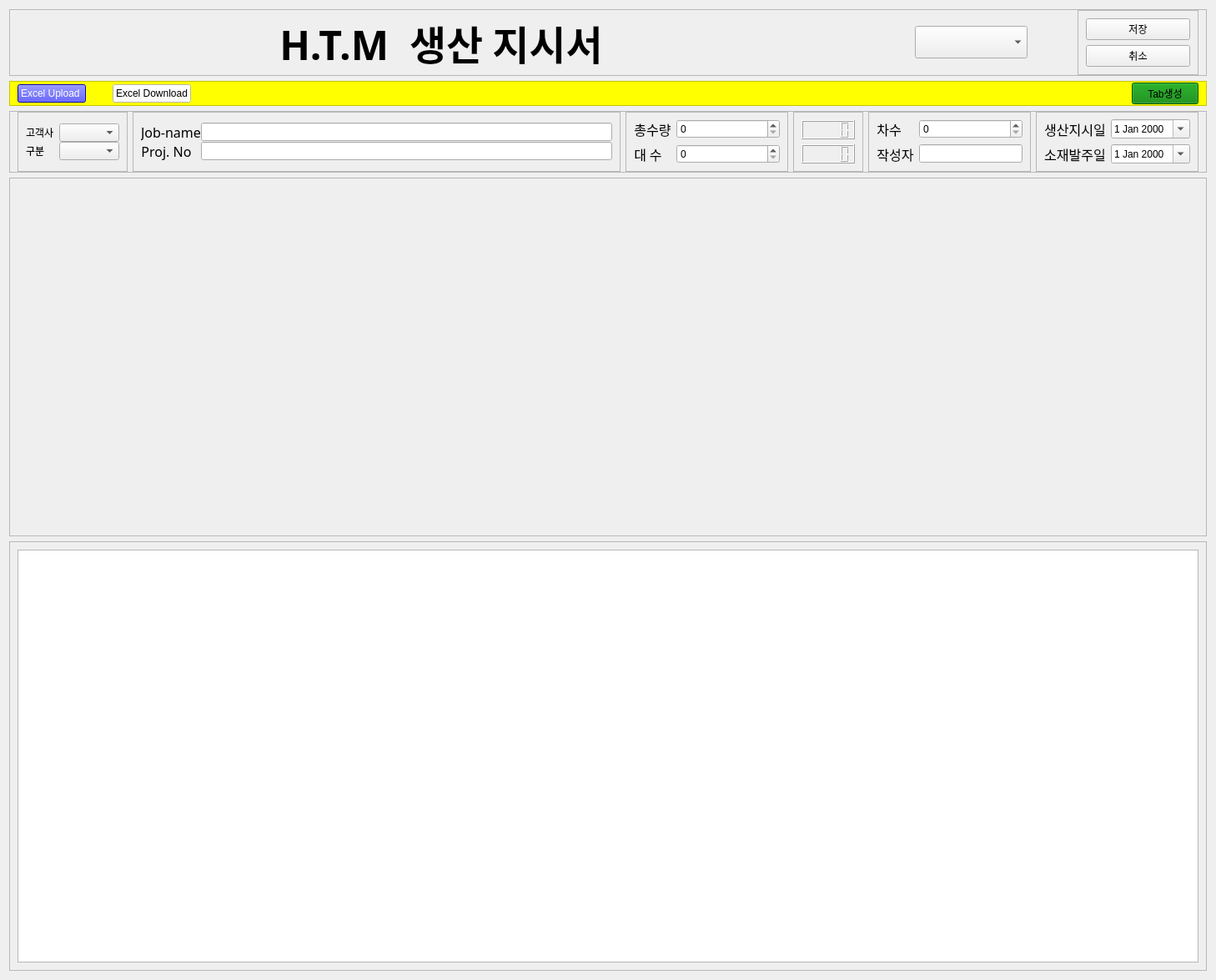
<?xml version="1.0" encoding="UTF-8"?>
<ui version="4.0">
 <class>Form</class>
 <widget class="QWidget" name="Form">
  <property name="geometry">
   <rect>
    <x>0</x>
    <y>0</y>
    <width>1458</width>
    <height>1175</height>
   </rect>
  </property>
  <property name="windowTitle">
   <string>Form</string>
  </property>
  <layout class="QVBoxLayout" name="verticalLayout_2">
   <item>
    <widget class="QFrame" name="frame">
     <property name="frameShape">
      <enum>QFrame::StyledPanel</enum>
     </property>
     <property name="frameShadow">
      <enum>QFrame::Plain</enum>
     </property>
     <layout class="QHBoxLayout" name="horizontalLayout">
      <property name="spacing">
       <number>60</number>
      </property>
      <property name="topMargin">
       <number>0</number>
      </property>
      <property name="bottomMargin">
       <number>0</number>
      </property>
      <item>
       <widget class="QLabel" name="label_2">
        <property name="sizePolicy">
         <sizepolicy hsizetype="Preferred" vsizetype="Preferred">
          <horstretch>7</horstretch>
          <verstretch>0</verstretch>
         </sizepolicy>
        </property>
        <property name="font">
         <font>
          <family>HY견고딕</family>
          <pointsize>36</pointsize>
          <weight>75</weight>
          <bold>true</bold>
         </font>
        </property>
        <property name="frameShape">
         <enum>QFrame::NoFrame</enum>
        </property>
        <property name="frameShadow">
         <enum>QFrame::Raised</enum>
        </property>
        <property name="text">
         <string>H.T.M  생산 지시서</string>
        </property>
        <property name="alignment">
         <set>Qt::AlignCenter</set>
        </property>
       </widget>
      </item>
      <item>
       <widget class="생산형태_Widget" name="combo_eidt_Prod_Div">
        <property name="font">
         <font>
          <pointsize>20</pointsize>
          <weight>75</weight>
          <bold>true</bold>
         </font>
        </property>
       </widget>
      </item>
      <item>
       <widget class="QFrame" name="frame_9">
        <property name="sizePolicy">
         <sizepolicy hsizetype="Preferred" vsizetype="Preferred">
          <horstretch>1</horstretch>
          <verstretch>0</verstretch>
         </sizepolicy>
        </property>
        <property name="frameShape">
         <enum>QFrame::StyledPanel</enum>
        </property>
        <property name="frameShadow">
         <enum>QFrame::Raised</enum>
        </property>
        <layout class="QVBoxLayout" name="verticalLayout_9">
         <item>
          <widget class="QPushButton" name="PB_save">
           <property name="text">
            <string>저장</string>
           </property>
           <property name="autoDefault">
            <bool>false</bool>
           </property>
          </widget>
         </item>
         <item>
          <widget class="QPushButton" name="PB_cancel">
           <property name="text">
            <string>취소</string>
           </property>
           <property name="autoDefault">
            <bool>false</bool>
           </property>
          </widget>
         </item>
        </layout>
       </widget>
      </item>
     </layout>
    </widget>
   </item>
   <item>
    <widget class="QFrame" name="frame_admin">
     <property name="styleSheet">
      <string notr="true">background-color:yellow</string>
     </property>
     <property name="frameShape">
      <enum>QFrame::StyledPanel</enum>
     </property>
     <property name="frameShadow">
      <enum>QFrame::Raised</enum>
     </property>
     <layout class="QHBoxLayout" name="horizontalLayout_4">
      <property name="spacing">
       <number>32</number>
      </property>
      <property name="topMargin">
       <number>1</number>
      </property>
      <property name="bottomMargin">
       <number>1</number>
      </property>
      <item>
       <widget class="QPushButton" name="PB_Upload_Excel">
        <property name="toolTip">
         <string>기존 작성된 작업지침서 excel file을  upload합니다</string>
        </property>
        <property name="styleSheet">
         <string notr="true">background-color:blue;color:white</string>
        </property>
        <property name="text">
         <string>Excel Upload </string>
        </property>
       </widget>
      </item>
      <item>
       <widget class="QPushButton" name="PB_Download_Excel">
        <property name="toolTip">
         <string>excel 로 download합니다.</string>
        </property>
        <property name="styleSheet">
         <string notr="true">background-color:white</string>
        </property>
        <property name="text">
         <string>Excel Download</string>
        </property>
       </widget>
      </item>
      <item>
       <spacer name="horizontalSpacer_3">
        <property name="orientation">
         <enum>Qt::Horizontal</enum>
        </property>
        <property name="sizeHint" stdset="0">
         <size>
          <width>40</width>
          <height>20</height>
         </size>
        </property>
       </spacer>
      </item>
      <item>
       <widget class="QPushButton" name="PB_CreateTab">
        <property name="styleSheet">
         <string notr="true">background-color:green</string>
        </property>
        <property name="text">
         <string>Tab생성</string>
        </property>
       </widget>
      </item>
     </layout>
    </widget>
   </item>
   <item>
    <widget class="QFrame" name="frame_2">
     <property name="sizePolicy">
      <sizepolicy hsizetype="Preferred" vsizetype="Preferred">
       <horstretch>0</horstretch>
       <verstretch>0</verstretch>
      </sizepolicy>
     </property>
     <property name="frameShape">
      <enum>QFrame::StyledPanel</enum>
     </property>
     <property name="frameShadow">
      <enum>QFrame::Raised</enum>
     </property>
     <layout class="QHBoxLayout" name="horizontalLayout_2">
      <property name="topMargin">
       <number>0</number>
      </property>
      <property name="bottomMargin">
       <number>0</number>
      </property>
      <item>
       <widget class="QFrame" name="frame_28">
        <property name="frameShape">
         <enum>QFrame::StyledPanel</enum>
        </property>
        <property name="frameShadow">
         <enum>QFrame::Raised</enum>
        </property>
        <layout class="QVBoxLayout" name="verticalLayout_19">
         <property name="topMargin">
          <number>0</number>
         </property>
         <property name="bottomMargin">
          <number>0</number>
         </property>
         <item>
          <layout class="QFormLayout" name="formLayout_10">
           <property name="formAlignment">
            <set>Qt::AlignLeading|Qt::AlignLeft|Qt::AlignVCenter</set>
           </property>
           <property name="verticalSpacing">
            <number>0</number>
           </property>
           <item row="0" column="0">
            <widget class="QLabel" name="label">
             <property name="text">
              <string>고객사</string>
             </property>
            </widget>
           </item>
           <item row="0" column="1">
            <widget class="고객사_Widget" name="combo_edit_Gogaek"/>
           </item>
           <item row="1" column="0">
            <widget class="QLabel" name="label_21">
             <property name="text">
              <string>구분</string>
             </property>
            </widget>
           </item>
           <item row="1" column="1">
            <widget class="구분_Widget" name="combo_edit_Gubun"/>
           </item>
          </layout>
         </item>
        </layout>
       </widget>
      </item>
      <item>
       <widget class="QFrame" name="frame_5">
        <property name="sizePolicy">
         <sizepolicy hsizetype="Preferred" vsizetype="Preferred">
          <horstretch>3</horstretch>
          <verstretch>0</verstretch>
         </sizepolicy>
        </property>
        <property name="frameShape">
         <enum>QFrame::StyledPanel</enum>
        </property>
        <property name="frameShadow">
         <enum>QFrame::Raised</enum>
        </property>
        <layout class="QVBoxLayout" name="verticalLayout_5">
         <property name="spacing">
          <number>0</number>
         </property>
         <property name="topMargin">
          <number>0</number>
         </property>
         <property name="bottomMargin">
          <number>0</number>
         </property>
         <item>
          <layout class="QFormLayout" name="formLayout_3">
           <property name="formAlignment">
            <set>Qt::AlignLeading|Qt::AlignLeft|Qt::AlignVCenter</set>
           </property>
           <item row="0" column="0">
            <widget class="QLabel" name="label_5">
             <property name="sizePolicy">
              <sizepolicy hsizetype="Preferred" vsizetype="Preferred">
               <horstretch>1</horstretch>
               <verstretch>0</verstretch>
              </sizepolicy>
             </property>
             <property name="font">
              <font>
               <family>HY견고딕</family>
               <pointsize>12</pointsize>
              </font>
             </property>
             <property name="text">
              <string>Job-name</string>
             </property>
             <property name="alignment">
              <set>Qt::AlignCenter</set>
             </property>
            </widget>
           </item>
           <item row="0" column="1">
            <widget class="QLineEdit" name="lineEdit_Job_name">
             <property name="sizePolicy">
              <sizepolicy hsizetype="Expanding" vsizetype="Fixed">
               <horstretch>2</horstretch>
               <verstretch>0</verstretch>
              </sizepolicy>
             </property>
            </widget>
           </item>
           <item row="1" column="0">
            <widget class="QLabel" name="label_8">
             <property name="sizePolicy">
              <sizepolicy hsizetype="Preferred" vsizetype="Preferred">
               <horstretch>1</horstretch>
               <verstretch>0</verstretch>
              </sizepolicy>
             </property>
             <property name="font">
              <font>
               <family>HY견고딕</family>
               <pointsize>12</pointsize>
              </font>
             </property>
             <property name="text">
              <string>Proj. No</string>
             </property>
             <property name="alignment">
              <set>Qt::AlignCenter</set>
             </property>
            </widget>
           </item>
           <item row="1" column="1">
            <widget class="QLineEdit" name="lineEdit_Proj_No">
             <property name="sizePolicy">
              <sizepolicy hsizetype="Expanding" vsizetype="Fixed">
               <horstretch>2</horstretch>
               <verstretch>0</verstretch>
              </sizepolicy>
             </property>
            </widget>
           </item>
          </layout>
         </item>
        </layout>
       </widget>
      </item>
      <item>
       <widget class="QFrame" name="frame_6">
        <property name="sizePolicy">
         <sizepolicy hsizetype="Preferred" vsizetype="Preferred">
          <horstretch>1</horstretch>
          <verstretch>0</verstretch>
         </sizepolicy>
        </property>
        <property name="frameShape">
         <enum>QFrame::StyledPanel</enum>
        </property>
        <property name="frameShadow">
         <enum>QFrame::Raised</enum>
        </property>
        <layout class="QVBoxLayout" name="verticalLayout_6">
         <property name="topMargin">
          <number>0</number>
         </property>
         <property name="bottomMargin">
          <number>0</number>
         </property>
         <item>
          <layout class="QFormLayout" name="formLayout_2">
           <property name="formAlignment">
            <set>Qt::AlignLeading|Qt::AlignLeft|Qt::AlignVCenter</set>
           </property>
           <item row="1" column="0">
            <widget class="QLabel" name="label_7">
             <property name="sizePolicy">
              <sizepolicy hsizetype="Preferred" vsizetype="Preferred">
               <horstretch>1</horstretch>
               <verstretch>0</verstretch>
              </sizepolicy>
             </property>
             <property name="font">
              <font>
               <family>HY견고딕</family>
               <pointsize>12</pointsize>
              </font>
             </property>
             <property name="text">
              <string>총수량</string>
             </property>
             <property name="alignment">
              <set>Qt::AlignCenter</set>
             </property>
            </widget>
           </item>
           <item row="2" column="1">
            <widget class="QSpinBox" name="spinBox_Daesu">
             <property name="maximum">
              <number>10000</number>
             </property>
            </widget>
           </item>
           <item row="2" column="0">
            <widget class="QLabel" name="label_6">
             <property name="sizePolicy">
              <sizepolicy hsizetype="Preferred" vsizetype="Preferred">
               <horstretch>1</horstretch>
               <verstretch>0</verstretch>
              </sizepolicy>
             </property>
             <property name="font">
              <font>
               <family>HY견고딕</family>
               <pointsize>12</pointsize>
              </font>
             </property>
             <property name="text">
              <string>대 수</string>
             </property>
             <property name="alignment">
              <set>Qt::AlignCenter</set>
             </property>
            </widget>
           </item>
           <item row="1" column="1">
            <widget class="QSpinBox" name="spinBox_chongsurang">
             <property name="maximum">
              <number>10000</number>
             </property>
            </widget>
           </item>
          </layout>
         </item>
        </layout>
       </widget>
      </item>
      <item>
       <widget class="QFrame" name="frame_29">
        <property name="frameShape">
         <enum>QFrame::StyledPanel</enum>
        </property>
        <property name="frameShadow">
         <enum>QFrame::Raised</enum>
        </property>
        <layout class="QVBoxLayout" name="verticalLayout_23">
         <item>
          <widget class="QLCDNumber" name="lcd_Total_Hogi">
           <property name="font">
            <font>
             <pointsize>16</pointsize>
             <weight>75</weight>
             <bold>true</bold>
            </font>
           </property>
           <property name="toolTip">
            <string>호기별 총합계입니다</string>
           </property>
          </widget>
         </item>
         <item>
          <widget class="QLCDNumber" name="lcd_Total_HTM">
           <property name="font">
            <font>
             <pointsize>16</pointsize>
             <weight>75</weight>
             <bold>true</bold>
            </font>
           </property>
           <property name="toolTip">
            <string>JAMB 제외된 HTM수량입니다</string>
           </property>
          </widget>
         </item>
        </layout>
       </widget>
      </item>
      <item>
       <widget class="QFrame" name="frame_8">
        <property name="sizePolicy">
         <sizepolicy hsizetype="Preferred" vsizetype="Preferred">
          <horstretch>1</horstretch>
          <verstretch>0</verstretch>
         </sizepolicy>
        </property>
        <property name="frameShape">
         <enum>QFrame::StyledPanel</enum>
        </property>
        <property name="frameShadow">
         <enum>QFrame::Raised</enum>
        </property>
        <layout class="QVBoxLayout" name="verticalLayout_8">
         <property name="topMargin">
          <number>0</number>
         </property>
         <property name="bottomMargin">
          <number>0</number>
         </property>
         <item>
          <layout class="QFormLayout" name="formLayout">
           <property name="formAlignment">
            <set>Qt::AlignLeading|Qt::AlignLeft|Qt::AlignVCenter</set>
           </property>
           <item row="0" column="0">
            <widget class="QLabel" name="label_3">
             <property name="sizePolicy">
              <sizepolicy hsizetype="Preferred" vsizetype="Preferred">
               <horstretch>1</horstretch>
               <verstretch>0</verstretch>
              </sizepolicy>
             </property>
             <property name="font">
              <font>
               <family>HY견고딕</family>
               <pointsize>12</pointsize>
              </font>
             </property>
             <property name="text">
              <string>차수</string>
             </property>
             <property name="alignment">
              <set>Qt::AlignCenter</set>
             </property>
            </widget>
           </item>
           <item row="1" column="0">
            <widget class="QLabel" name="label_4">
             <property name="sizePolicy">
              <sizepolicy hsizetype="Preferred" vsizetype="Preferred">
               <horstretch>1</horstretch>
               <verstretch>0</verstretch>
              </sizepolicy>
             </property>
             <property name="font">
              <font>
               <family>HY견고딕</family>
               <pointsize>12</pointsize>
              </font>
             </property>
             <property name="text">
              <string>작성자</string>
             </property>
             <property name="alignment">
              <set>Qt::AlignCenter</set>
             </property>
            </widget>
           </item>
           <item row="1" column="1">
            <widget class="QLineEdit" name="lineEdit_Name">
             <property name="enabled">
              <bool>true</bool>
             </property>
             <property name="sizePolicy">
              <sizepolicy hsizetype="Expanding" vsizetype="Fixed">
               <horstretch>1</horstretch>
               <verstretch>0</verstretch>
              </sizepolicy>
             </property>
             <property name="readOnly">
              <bool>true</bool>
             </property>
            </widget>
           </item>
           <item row="0" column="1">
            <widget class="My_SpinBox_start1" name="spinBox_Chasu"/>
           </item>
          </layout>
         </item>
        </layout>
       </widget>
      </item>
      <item>
       <widget class="QFrame" name="frame_7">
        <property name="sizePolicy">
         <sizepolicy hsizetype="Preferred" vsizetype="Preferred">
          <horstretch>1</horstretch>
          <verstretch>0</verstretch>
         </sizepolicy>
        </property>
        <property name="frameShape">
         <enum>QFrame::StyledPanel</enum>
        </property>
        <property name="frameShadow">
         <enum>QFrame::Raised</enum>
        </property>
        <layout class="QVBoxLayout" name="verticalLayout_7">
         <property name="topMargin">
          <number>0</number>
         </property>
         <property name="bottomMargin">
          <number>0</number>
         </property>
         <item>
          <layout class="QFormLayout" name="formLayout_4">
           <property name="formAlignment">
            <set>Qt::AlignLeading|Qt::AlignLeft|Qt::AlignVCenter</set>
           </property>
           <item row="0" column="1">
            <widget class="My_DateEdit" name="dateEdit_Produce">
             <property name="sizePolicy">
              <sizepolicy hsizetype="Minimum" vsizetype="Fixed">
               <horstretch>1</horstretch>
               <verstretch>0</verstretch>
              </sizepolicy>
             </property>
             <property name="calendarPopup">
              <bool>true</bool>
             </property>
            </widget>
           </item>
           <item row="1" column="0">
            <widget class="QLabel" name="label_10">
             <property name="sizePolicy">
              <sizepolicy hsizetype="Preferred" vsizetype="Preferred">
               <horstretch>1</horstretch>
               <verstretch>0</verstretch>
              </sizepolicy>
             </property>
             <property name="font">
              <font>
               <family>HY견고딕</family>
               <pointsize>12</pointsize>
              </font>
             </property>
             <property name="text">
              <string>소재발주일</string>
             </property>
             <property name="alignment">
              <set>Qt::AlignCenter</set>
             </property>
            </widget>
           </item>
           <item row="1" column="1">
            <widget class="My_DateEdit" name="dateEdit_Order">
             <property name="sizePolicy">
              <sizepolicy hsizetype="Minimum" vsizetype="Fixed">
               <horstretch>1</horstretch>
               <verstretch>0</verstretch>
              </sizepolicy>
             </property>
             <property name="calendarPopup">
              <bool>true</bool>
             </property>
            </widget>
           </item>
           <item row="0" column="0">
            <widget class="QLabel" name="label_9">
             <property name="sizePolicy">
              <sizepolicy hsizetype="Preferred" vsizetype="Preferred">
               <horstretch>1</horstretch>
               <verstretch>0</verstretch>
              </sizepolicy>
             </property>
             <property name="font">
              <font>
               <family>HY견고딕</family>
               <pointsize>12</pointsize>
              </font>
             </property>
             <property name="text">
              <string>생산지시일</string>
             </property>
             <property name="alignment">
              <set>Qt::AlignCenter</set>
             </property>
            </widget>
           </item>
          </layout>
         </item>
        </layout>
       </widget>
      </item>
     </layout>
    </widget>
   </item>
   <item>
    <widget class="QFrame" name="frame_3">
     <property name="sizePolicy">
      <sizepolicy hsizetype="Preferred" vsizetype="Preferred">
       <horstretch>0</horstretch>
       <verstretch>5</verstretch>
      </sizepolicy>
     </property>
     <property name="frameShape">
      <enum>QFrame::StyledPanel</enum>
     </property>
     <property name="frameShadow">
      <enum>QFrame::Raised</enum>
     </property>
     <layout class="QVBoxLayout" name="verticalLayout">
      <item>
       <widget class="Wid_Table_도면정보_OTIS" name="tableView_Domyun" native="true"/>
      </item>
     </layout>
    </widget>
   </item>
   <item>
    <widget class="QFrame" name="frame_4">
     <property name="sizePolicy">
      <sizepolicy hsizetype="Preferred" vsizetype="Preferred">
       <horstretch>0</horstretch>
       <verstretch>6</verstretch>
      </sizepolicy>
     </property>
     <property name="frameShape">
      <enum>QFrame::StyledPanel</enum>
     </property>
     <property name="frameShadow">
      <enum>QFrame::Raised</enum>
     </property>
     <layout class="QVBoxLayout" name="verticalLayout_3">
      <item>
       <widget class="Wid_Table_HTM" name="tableView_HTM"/>
      </item>
     </layout>
    </widget>
   </item>
  </layout>
 </widget>
 <customwidgets>
  <customwidget>
   <class>고객사_Widget</class>
   <extends>QComboBox</extends>
   <header location="global">modules.PyQt.component.combo_lineedit</header>
  </customwidget>
  <customwidget>
   <class>구분_Widget</class>
   <extends>QComboBox</extends>
   <header location="global">modules.PyQt.component.combo_lineedit</header>
  </customwidget>
  <customwidget>
   <class>생산형태_Widget</class>
   <extends>QComboBox</extends>
   <header location="global">modules.PyQt.component.combo_lineedit</header>
  </customwidget>
  <customwidget>
   <class>My_DateEdit</class>
   <extends>QDateEdit</extends>
   <header location="global">modules.PyQt.component.my_dateedit</header>
  </customwidget>
  <customwidget>
   <class>Wid_Table_HTM</class>
   <extends>QTableView</extends>
   <header>modules.PyQt.Tabs.생산지시.components.tables.생산지시_process</header>
  </customwidget>
  <customwidget>
   <class>My_SpinBox_start1</class>
   <extends>QSpinBox</extends>
   <header location="global">modules.PyQt.component.my_spinbox</header>
  </customwidget>
  <customwidget>
   <class>Wid_Table_도면정보_OTIS</class>
   <extends>QWidget</extends>
   <header>modules.PyQt.Tabs.생산지시.components.tables.도면정보_Wid_Table_OTIS</header>
   <container>1</container>
  </customwidget>
 </customwidgets>
 <resources/>
 <connections/>
</ui>
